Frame 1 (no input): blank canvas, image omitted
Frame 60 (the mouse pressed at the canvas centre just before this capture): blank canvas, image omitted
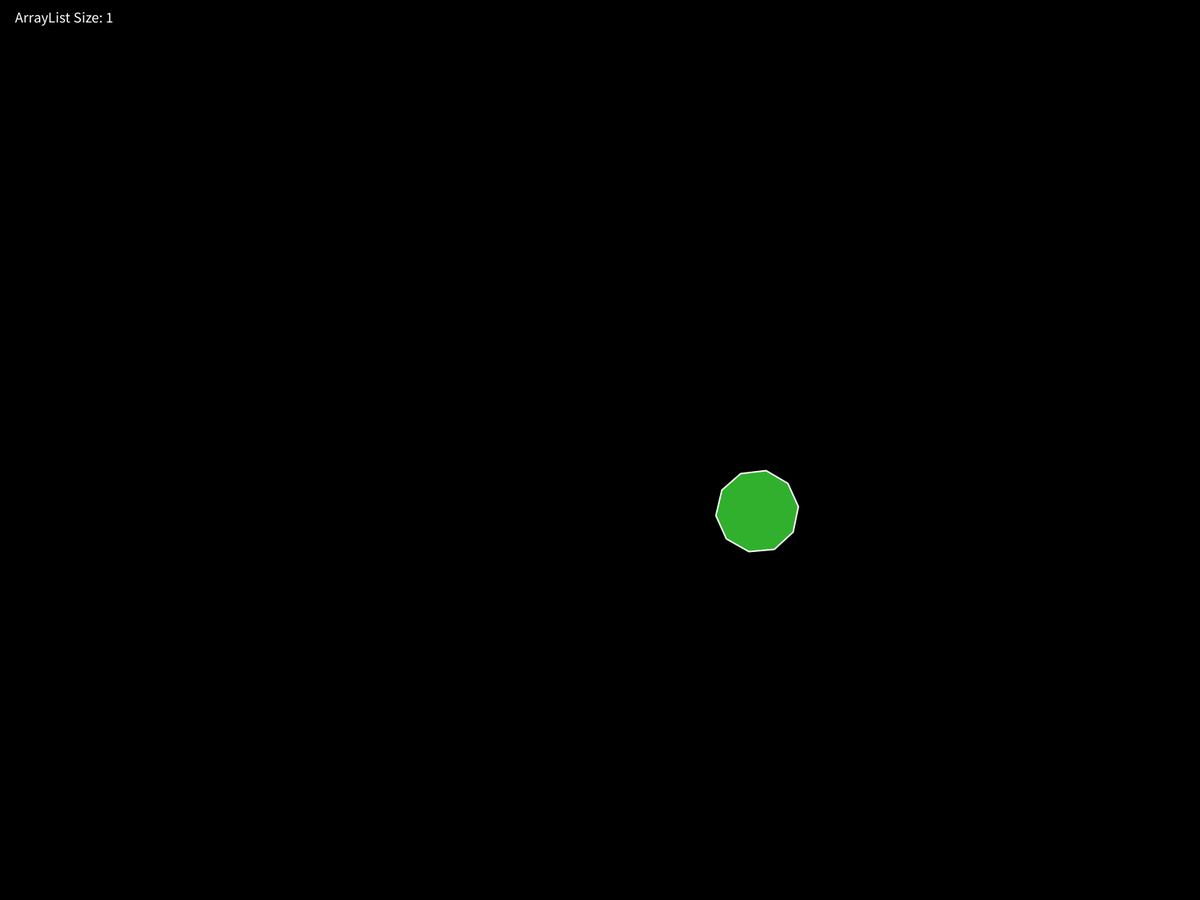
Frame 120 (the mouse held since frame 60 and released just before this capture)

The Processing sketch whose frames 1 and 60 were blank and that drew this single picture after the mouse press (run headless with seeded random() and noise(); from frame 60 on, the mouse is pressed at the canvas centre):

// Processing sketch: Bubble
// ── Bubble.pde
ArrayList<InteractiveShape> shapes; 
int shapeSize;  // 도형의 기본 크기

void setup() {
  fullScreen();  // 전체화면으로 설정기하
  shapes = new ArrayList<InteractiveShape>();  // ArrayList 초기화
  frameRate(30);  // 애니메이션 프레임 30으로 설정하
}

void draw() {
  background(0); 

  // 모든 도형을 업데이트되도록 새로 그리기
  for (int i = shapes.size() - 1; i >= 0; i--) {
    InteractiveShape shape = shapes.get(i);
    shape.update();  // 위치, 속도 업데이트하기
    shape.display();  // 도형을 화면에 그리기
    // 3초가 지나면 도형 삭제하
    if (shape.isExpired()) {
      shapes.remove(i);
    }
  }

  // ArrayList의 현재 크기가 화면 좌측 상단에 상시 표기되도록 하기
  fill(255);
  textSize(20);
  text("ArrayList Size: " + shapes.size(), 20, 30);
}

void mousePressed() {
  // 마우스를 클릭하면 새로운 복잡한 다각형 도형을 생성하게 한다
  InteractiveShape newShape = new InteractiveShape(mouseX, mouseY, shapeSize);
  shapes.add(newShape);
}

void mouseDragged() {
  // 마우스를 드래그하면 도형들이 따라가며 변화하게 한다
  InteractiveShape newShape = new InteractiveShape(mouseX, mouseY, shapeSize);
  shapes.add(newShape);
}

class InteractiveShape {
  float x, y;  // 위치
  float size;  // 크기
  color fillColor;  // 색상
  float rotationSpeed;  // 회전 속도
  float angle;  // 현재 회전 각도
  float velocityX, velocityY;  // 속도
  int creationTime;  // 생성된 시간 (밀리초 단위입니다)

  InteractiveShape(float x, float y, float size) {
    this.x = x;
    this.y = y;
    this.size = random(10, 80);
    this.fillColor = color(random(255), random(255), random(255), random(100, 200));  // 색상
    this.rotationSpeed = random(-0.05, 0.05);  // 회전 속도
    this.angle = random(TWO_PI);  // 회전 각도
    this.velocityX = random(-2, 8);  // X축 속도
    this.velocityY = random(-2, 8);  // Y축 속도
    this.creationTime = millis();  // 생성 시간 (현재 밀리초)
  }

  void update() {
    // 도형의 위치를 계속해서 업데이트해주기 (속도에 따라 이동)
    x += velocityX;
    y += velocityY;

    // 도형이 화면 밖으로 나가지 않도록 반사시키기
    if (x < 0 || x > width) {
      velocityX *= -1;
    }
    if (y < 0 || y > height) {
      velocityY *= -1;
    }

    angle += rotationSpeed;  // 회전하는 애니메이션 효과
  }

  void display() {
    pushMatrix();
    translate(x, y);  // 도형의 위치로 이동
    rotate(angle);  // 회전 적용

    fill(fillColor);
    stroke(255);
    strokeWeight(2);
    
    // 다각형 그리기 (변의 개수 랜덤화하기)
    int sides = int(random(10, 20));  // 10에서 20각형으로 랜덤범위 설정하
    float angleStep = TWO_PI / sides;  // 각 변의 각도

    beginShape();
    for (int i = 0; i < sides; i++) {
      float xOffset = cos(angleStep * i) * size;
      float yOffset = sin(angleStep * i) * size;
      vertex(xOffset, yOffset);
    }
    endShape(CLOSE);

    popMatrix();
  }

  boolean isExpired() {
    // 3초가 지나면 도형은 삭제된다!
    return millis() - creationTime > 3000;
  }
}
